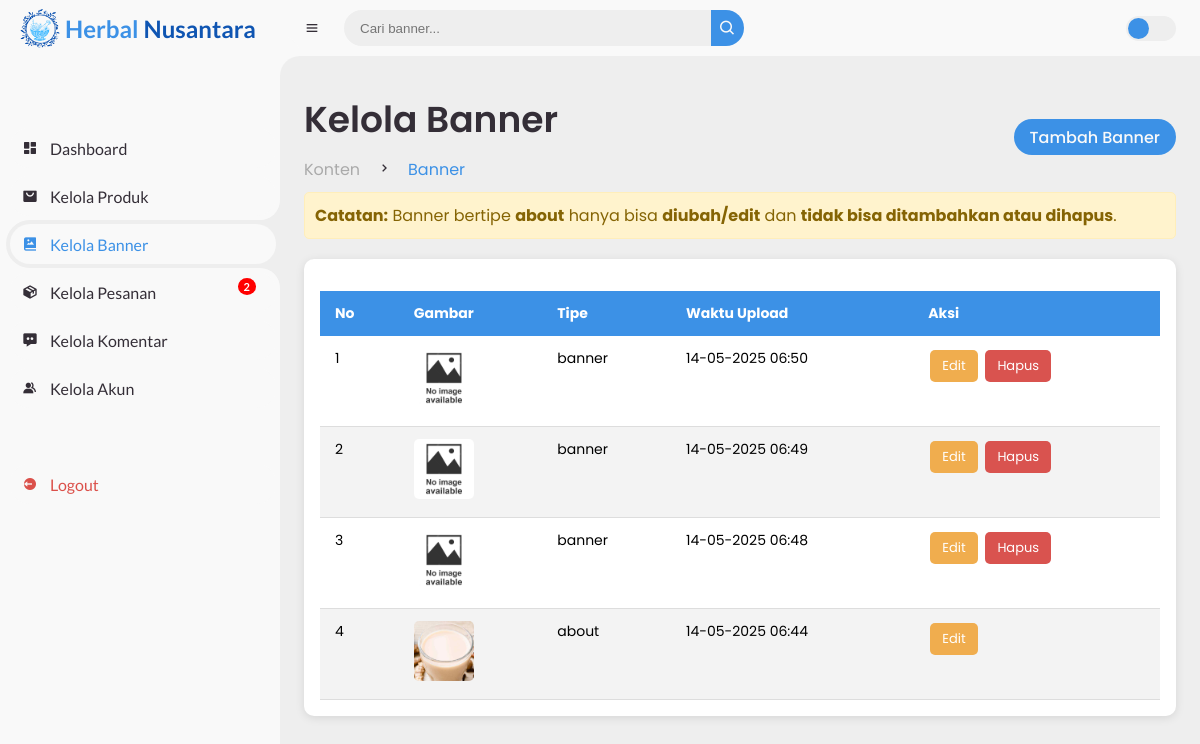
/admin/banner/table_banner.php (signed in), run on the app's committed database.
### tables this page shows
CREATE TABLE `content_images` (
  `id` int NOT NULL,
  `type` varchar(15) NOT NULL,
  `image_path` varchar(255) NOT NULL,
  `created_at` timestamp NULL DEFAULT CURRENT_TIMESTAMP
);

### admin/banner/table_banner.php (the view, shortened to what this page needs)
<?php
require "../../php/config.php";
$sql = "SELECT * FROM content_images ORDER BY created_at DESC";
$result = mysqli_query($conn, $sql);
$banners = [];
while ($row = mysqli_fetch_assoc($result)) {
    $banners[] = $row;
}
?>
<!DOCTYPE html>
<html lang="en">
<head>
    <link href="https://unpkg.com/boxicons@2.0.9/css/boxicons.min.css" rel="stylesheet" />
    <link rel="stylesheet" href="../../assets/css/style.css" />
    <link rel="stylesheet" href="../../assets/css/produk.css" />
</head>
<body>
    <?php include '../../components/sidebar.php'; ?>
    <section id="content">
        <nav>
            <i class='bx bx-menu'></i>
            <form action="#">
                <div class="form-input">
                    <input type="search" placeholder="Cari banner..." />
                    <button type="submit" class="search-btn">
                        <i class='bx bx-search'></i>
                    </button>
                </div>
            </form>
            <label for="switch-mode" class="switch-mode"></label>
        </nav>
        <main>
            <div class="head-title">
                <div class="left">
                    <h1>Kelola Banner</h1>
                    <ul class="breadcrumb">
                        <li><a href="#">Konten</a></li>
                        <li><i class='bx bx-chevron-right'></i></li>
                        <li><a class="active" href="#">Banner</a></li>
                    </ul>
                </div>
                <a href="tambah_banner.php" class="btn-download" style="margin-left: auto;">
                    <span class="text">Tambah Banner</span>
                </a>
            </div>
            <div class="note" style="margin-top: 10px; margin-bottom: 20px; padding: 10px; background: #fff3cd; color: #856404; border: 1px solid #ffeeba; border-radius: 5px;">
                <strong>Catatan:</strong> Banner bertipe <strong>about</strong> hanya bisa <strong>diubah/edit</strong> dan <strong>tidak bisa ditambahkan atau dihapus</strong>.
            </div>
            <div class="table-container">
                <table class="styled-table">
                    <thead>
                        <tr>
                            <th>No</th>
                            <th>Gambar</th>
                            <th>Tipe</th>
                            <th>Waktu Upload</th>
                            <th>Aksi</th>
                        </tr>
                    </thead>
                    <tbody>
                        <?php if (count($banners) === 0): ?>
                            <tr>
                                <td colspan="5" class="no-product-row">Belum ada banner yang diupload.</td>
                            </tr>
                            <?php else:
                            $no = 1;
                            foreach ($banners as $banner):
                                $imagePath = "../../uploads/content_images/" . htmlspecialchars($banner['image_path']);
                                if (!file_exists($imagePath) || empty($banner['image_path'])) {
                                    $imagePath = "../../assets/img/no-image.png";
                                }
                            ?>
                                <tr>
                                    <td><?= $no++ ?></td>
                                    <td><img src="<?= $imagePath ?>" alt="Banner" class="product-img"></td>
                                    <td><?= htmlspecialchars($banner['type']) ?></td>
                                    <td><?= htmlspecialchars(date('d-m-Y H:i', strtotime($banner['created_at']))) ?></td>
                                    <td class="action-column">
                                        <a href="edit_banner.php?id=<?= $banner['id'] ?>" class="btn-edit">Edit</a>
                                        <?php if ($banner['type'] !== 'about'): ?>
                                            <a href="proses_banner.php?action=hapus&id=<?= $banner['id'] ?>" class="btn-delete" onclick="return confirm('Yakin ingin menghapus banner ini?');">Hapus</a>
                                        <?php endif; ?>
                                    </td>
                                </tr>
                        <?php endforeach;
                        endif; ?>
                    </tbody>
                </table>
            </div>
        </main>
    </section>
</body>
</html>

### assets/css/style.css (style rules this page uses)
* { margin: 0; padding: 0; box-sizing: border-box; }
a { text-decoration: none; }
li { list-style: none; }
:root { --poppins: 'Poppins', sans-serif; --lato: 'Lato', sans-serif; --light: #F9F9F9; --blue: #3C91E6; --light-blue: #CFE8FF; --grey: #eee; --dark-grey: #AAAAAA; --dark: #342E37; --red: #DB504A; --yellow: #FFCE26; --light-yellow: #FFF2C6; --orange: #FD7238; --light-orange: #FFE0D3; }
html { overflow-x: hidden; }
body { background: var(--grey); overflow-x: hidden; }
#content { position: relative; width: calc(100% - 280px); left: 280px; transition: .3s ease; }
#content nav { height: 56px; background: var(--light); padding: 0 24px; display: flex; align-items: center; grid-gap: 24px; font-family: var(--lato); position: sticky; top: 0; left: 0; z-index: 1000; }
#content nav::before { content: ''; position: absolute; width: 40px; height: 40px; bottom: -40px; left: 0; border-radius: 50%; box-shadow: -20px -20px 0 var(--light); }
#content nav .bx.bx-menu { cursor: pointer; color: var(--dark); }
#content nav form { max-width: 400px; width: 100%; margin-right: auto; }
#content nav form .form-input { display: flex; align-items: center; height: 36px; }
#content nav form .form-input input { flex-grow: 1; padding: 0 16px; height: 100%; border: none; background: var(--grey); border-radius: 36px 0 0 36px; outline: none; width: 100%; color: var(--dark); }
#content nav form .form-input button { width: 36px; height: 100%; display: flex; justify-content: center; align-items: center; background: var(--blue); color: var(--light); font-size: 18px; border: none; outline: none; border-radius: 0 36px 36px 0; cursor: pointer; }
#content nav .switch-mode { display: block; min-width: 50px; height: 25px; border-radius: 25px; background: var(--grey); cursor: pointer; position: relative; }
#content nav .switch-mode::before { content: ''; position: absolute; top: 2px; left: 2px; bottom: 2px; width: calc(25px - 4px); background: var(--blue); border-radius: 50%; transition: all .3s ease; }
#content main { width: 100%; padding: 36px 24px; font-family: var(--poppins); max-height: calc(100vh - 56px); overflow-y: auto; }
#content main .head-title { display: flex; align-items: center; justify-content: space-between; grid-gap: 16px; flex-wrap: wrap; }
#content main .head-title .left h1 { font-size: 36px; font-weight: 600; margin-bottom: 10px; color: var(--dark); }
#content main .head-title .left .breadcrumb { display: flex; align-items: center; grid-gap: 16px; }
#content main .head-title .left .breadcrumb li { color: var(--dark); }
#content main .head-title .left .breadcrumb li a { color: var(--dark-grey); pointer-events: none; }
#content main .head-title .left .breadcrumb li a.active { color: var(--blue); pointer-events: unset; }
#content main .head-title .btn-download { height: 36px; padding: 0 16px; border-radius: 36px; background: var(--blue); color: var(--light); display: flex; justify-content: center; align-items: center; grid-gap: 10px; font-weight: 500; }

### assets/css/produk.css (style rules this page uses)
.table-container { width: 100%; overflow-x: auto; background: #fff; padding: 1rem; border-radius: 10px; box-shadow: 0 2px 10px rgba(0, 0, 0, 0.1); margin-top: 1rem; }
.styled-table td, .styled-table th { white-space: nowrap; }
.styled-table { width: 100%; border-collapse: collapse; margin-top: 1rem; font-size: 14px; min-width: 800px; }
.styled-table thead tr { background-color: #3C91E6; color: #ffffff; text-align: left; }
.styled-table th, .styled-table td { padding: 12px 15px; vertical-align: top; }
.styled-table tbody tr { border-bottom: 1px solid #dddddd; }
.styled-table tbody tr:nth-child(even) { background-color: #f3f3f3; }
.action-column a { display: inline-block; padding: 6px 12px; margin: 2px; border-radius: 5px; text-decoration: none; font-size: 13px; color: white; }
.btn-edit { background-color: #f0ad4e; }
.btn-delete { background-color: #d9534f; }
.product-img { width: 60px; height: 60px; object-fit: cover; border-radius: 5px; }

### data on the page
content_images: type "banner", created_at "14-05-2025 06:50"
content_images: type "banner", created_at "14-05-2025 06:49"
content_images: type "banner", created_at "14-05-2025 06:48"
content_images: image_path (picture), type "about", created_at "14-05-2025 06:44"

### other printed values
$jumlah_pesanan_settlement "2"
